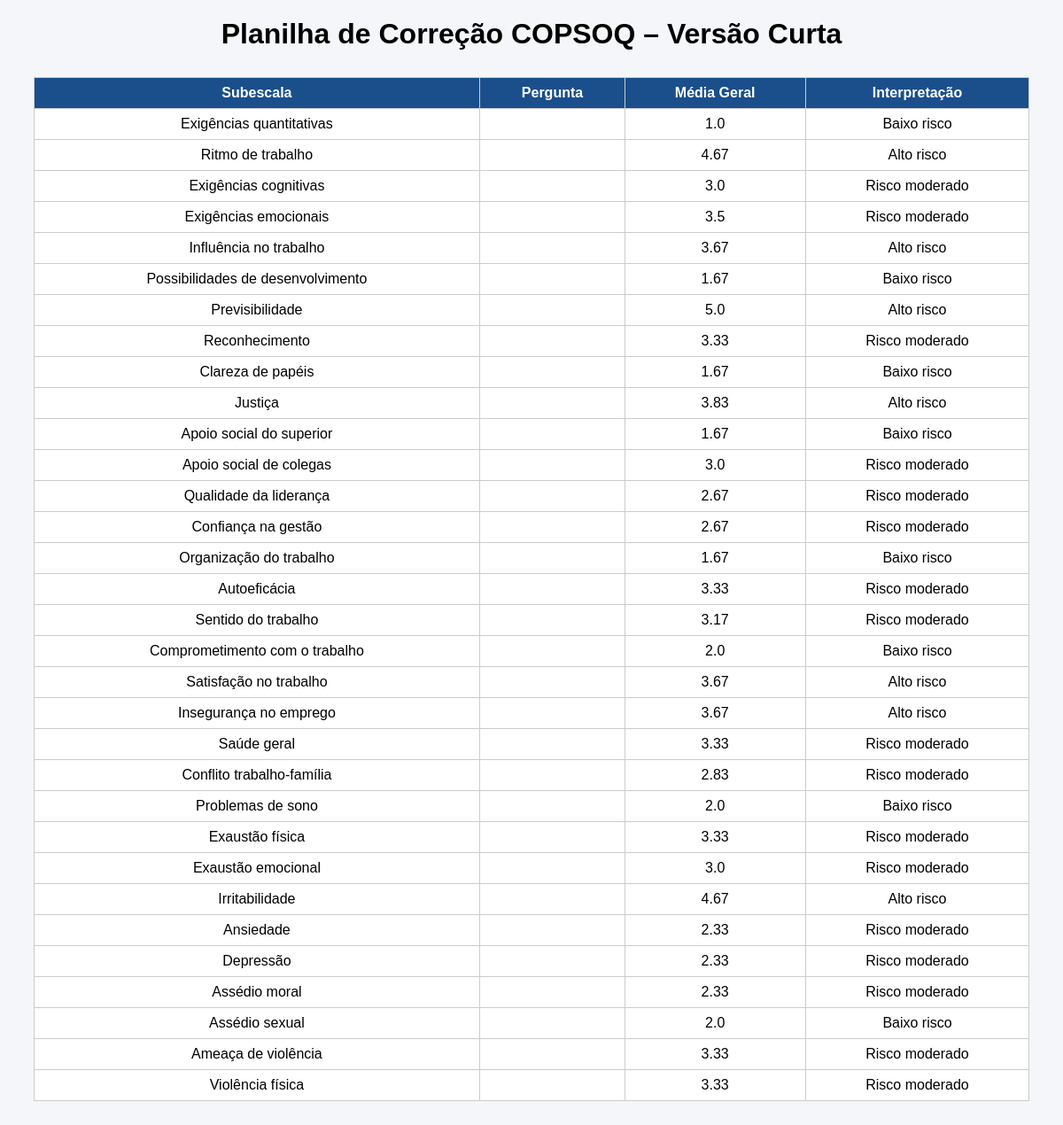
Screenshot of /correcao/4 with the database file from the repository.
### tables this page shows
CREATE TABLE mapeamento_copsoq (
            pergunta INTEGER PRIMARY KEY,
            subescala TEXT NOT NULL,
            nome_subescala TEXT NOT NULL
        );

### app.py (the view)
@app.route("/correcao/<int:empresa_id>")
def correcao(empresa_id):
    tabela = gerar_correcao(empresa_id)
    return render_template("correcao.html", tabela=tabela)

### app.py (called while the page is built)
def conectar():
    return sqlite3.connect(DATABASE)

def interpretar_risco(media):
    if media <= 2:
        return "Baixo risco"
    elif media <= 3.5:
        return "Risco moderado"
    return "Alto risco"

def gerar_correcao(empresa_id):
    conn = conectar()
    c = conn.cursor()
    c.execute("""
        SELECT
            m.nome_subescala,
            ROUND(AVG(r.resposta), 2) AS media
        FROM respostas r
        JOIN mapeamento_copsoq m ON r.pergunta = m.pergunta
        WHERE r.empresa_id = ?
        GROUP BY m.nome_subescala
        ORDER BY MIN(m.pergunta)
    """, (empresa_id,))
    dados = c.fetchall()
    conn.close()
    tabela = []
    for nome, media in dados:
        tabela.append({
            "subescala": nome,
            "media": media,
            "risco": interpretar_risco(media)
        })
    return tabela

### templates/correcao.html (shortened to what this page needs)
<!DOCTYPE html>
<html lang="pt-br">
<head>
</head>
<body>
<h1>Planilha de Correção COPSOQ – Versão Curta</h1>
<table>
  <thead>
    <tr>
      <th>Subescala</th>
      <th>Pergunta</th>
      <th>Média Geral</th>
      <th>Interpretação</th>
    </tr>
  </thead>
  <tbody>
    {% for linha in tabela %}
    <tr>
      <td>{{ linha.subescala }}</td>
      <td>{{ linha.pergunta }}</td>
      <td>{{ linha.media }}</td>
      <td>{{ linha.risco }}</td>
    </tr>
    {% endfor %}
  </tbody>
</table>
</body>
</html>

### templates/correcao.html (style rules this page uses)
body { font-family: Arial; background:#f4f6f9; }
table { border-collapse: collapse; width: 95%; margin: 30px auto; background: #fff; }
th, td { border: 1px solid #ccc; padding: 8px; text-align: center; }
th { background: #1a4f8b; color: white; }
h1 { text-align: center; margin-top: 20px; }

### rows the page displays
mapeamento_copsoq: subescala "Exigências quantitativas", media "1.0", risco "Baixo risco"
mapeamento_copsoq: subescala "Ritmo de trabalho", media "4.67", risco "Alto risco"
mapeamento_copsoq: subescala "Possibilidades de desenvolvimento", media "1.67", risco "Baixo risco"
mapeamento_copsoq: subescala "Previsibilidade", media "5.0", risco "Alto risco"
mapeamento_copsoq: subescala "Clareza de papéis", media "1.67", risco "Baixo risco"
mapeamento_copsoq: subescala "Apoio social do superior", media "1.67", risco "Baixo risco"
mapeamento_copsoq: subescala "Apoio social de colegas", media "3.0", risco "Risco moderado"
mapeamento_copsoq: subescala "Organização do trabalho", media "1.67", risco "Baixo risco"
mapeamento_copsoq: subescala "Autoeficácia", media "3.33", risco "Risco moderado"
mapeamento_copsoq: subescala "Comprometimento com o trabalho", media "2.0", risco "Baixo risco"
mapeamento_copsoq: subescala "Satisfação no trabalho", media "3.67", risco "Alto risco"
mapeamento_copsoq: subescala "Insegurança no emprego", media "3.67", risco "Alto risco"
mapeamento_copsoq: subescala "Saúde geral", media "3.33", risco "Risco moderado"
mapeamento_copsoq: subescala "Problemas de sono", media "2.0", risco "Baixo risco"
mapeamento_copsoq: subescala "Exaustão física", media "3.33", risco "Risco moderado"
mapeamento_copsoq: subescala "Exaustão emocional", media "3.0", risco "Risco moderado"
mapeamento_copsoq: subescala "Irritabilidade", media "4.67", risco "Alto risco"
mapeamento_copsoq: subescala "Ansiedade", media "2.33", risco "Risco moderado"
mapeamento_copsoq: subescala "Depressão", media "2.33", risco "Risco moderado"
mapeamento_copsoq: subescala "Assédio moral", media "2.33", risco "Risco moderado"
mapeamento_copsoq: subescala "Assédio sexual", media "2.0", risco "Baixo risco"
mapeamento_copsoq: subescala "Ameaça de violência", media "3.33", risco "Risco moderado"
mapeamento_copsoq: subescala "Violência física", media "3.33", risco "Risco moderado"

### other values shown
{{ linha.subescala }} "Exigências cognitivas" "Exigências emocionais" "Influência no trabalho" "Reconhecimento" "Justiça" "Qualidade da liderança" "Confiança na gestão" "Sentido do trabalho" "Conflito trabalho-família"
{{ linha.media }} "3.0" "3.5" "3.67" "3.33" "3.83" "2.67" "2.67" "3.17" "2.83"
{{ linha.risco }} "Risco moderado" "Risco moderado" "Alto risco" "Risco moderado" "Alto risco" "Risco moderado" "Risco moderado" "Risco moderado" "Risco moderado"
